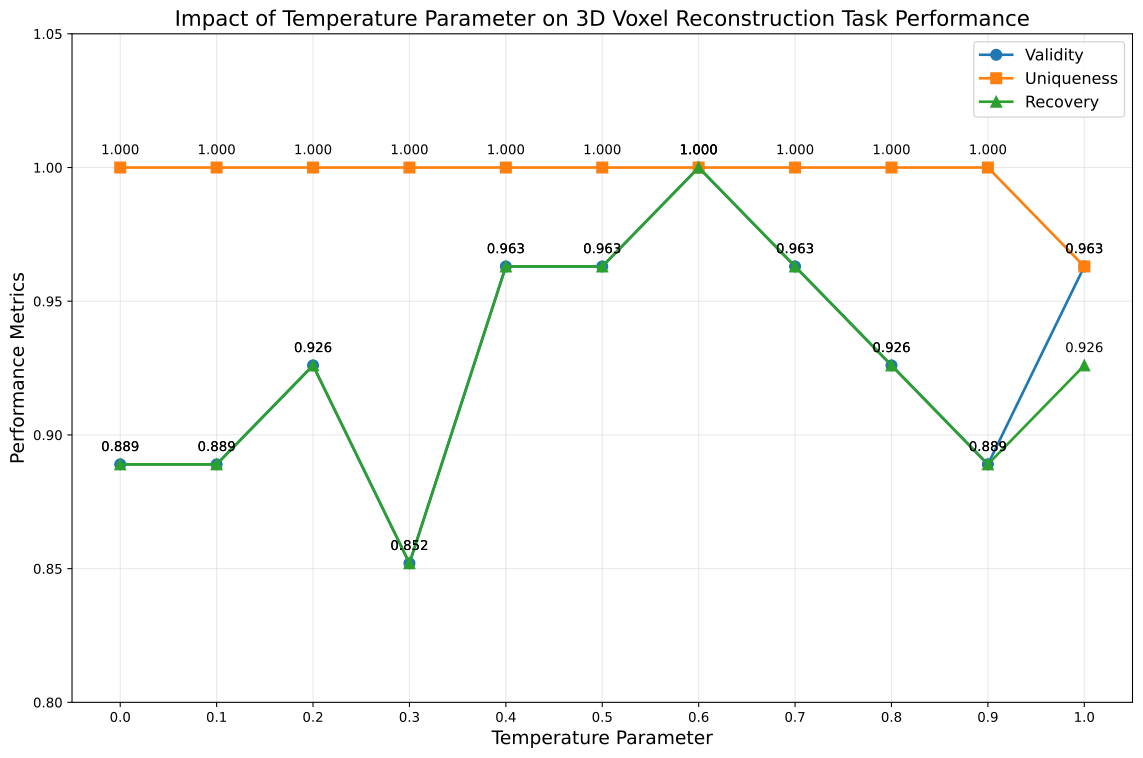

The script that saved this image:
import json
import matplotlib.pyplot as plt
import numpy as np

# Data: (temperature, valid_rate, novelty_rate, recovery_rate)
data = [
    (0.0, 0.889, 1.000, 0.889),  # 20251103_142702
    (0.1, 0.889, 1.000, 0.889),  # 20251103_124444
    (0.2, 0.926, 1.000, 0.926),  # 20251103_115017
    (0.3, 0.852, 1.000, 0.852),  # 20251103_121617
    (0.4, 0.963, 1.000, 0.963),  # 20251103_124444
    (0.5, 0.963, 1.000, 0.963),  # 20251103_135547
    (0.6, 1.000, 1.000, 1.000),  # 20251103_142131
    (0.7, 0.963, 1.000, 0.963),  # 20251102_214808
    (0.8, 0.926, 1.000, 0.926),  # 20251103_122531
    (0.9, 0.889, 1.000, 0.889),  # 20251103_125734
    (1.0, 0.963, 0.963, 0.926)   # 20251103_140028
]

# Sort by temperature
data.sort(key=lambda x: x[0])

# Extract data
temperatures = [d[0] for d in data]
valid_rates = [d[1] for d in data]
novelty_rates = [d[2] for d in data]
recovery_rates = [d[3] for d in data]

# Create chart
plt.figure(figsize=(12, 8))

# Plot three lines
plt.plot(temperatures, valid_rates, 'o-', label='Validity', linewidth=2, markersize=8)
plt.plot(temperatures, novelty_rates, 's-', label='Uniqueness', linewidth=2, markersize=8)
plt.plot(temperatures, recovery_rates, '^-', label='Recovery', linewidth=2, markersize=8)

# Add value labels
for i, temp in enumerate(temperatures):
    plt.annotate(f'{valid_rates[i]:.3f}', (temp, valid_rates[i]), textcoords="offset points", xytext=(0,10), ha='center')
    plt.annotate(f'{novelty_rates[i]:.3f}', (temp, novelty_rates[i]), textcoords="offset points", xytext=(0,10), ha='center')
    plt.annotate(f'{recovery_rates[i]:.3f}', (temp, recovery_rates[i]), textcoords="offset points", xytext=(0,10), ha='center')

# Set chart properties
plt.xlabel('Temperature Parameter', fontsize=14)
plt.ylabel('Performance Metrics', fontsize=14)
plt.title('Impact of Temperature Parameter on 3D Voxel Reconstruction Task Performance', fontsize=16)
plt.legend(fontsize=12)
plt.grid(True, alpha=0.3)
plt.xticks(np.arange(0, 1.1, 0.1))

# Set y-axis range
plt.ylim(0.8, 1.05)

# Optimize layout
plt.tight_layout()

# Save chart
plt.savefig('temperature_analysis_en.png', dpi=300, bbox_inches='tight')
plt.savefig('temperature_analysis_en.svg', dpi=300, bbox_inches='tight')

print("Chart generated and saved as temperature_analysis_en.png and temperature_analysis_en.svg")